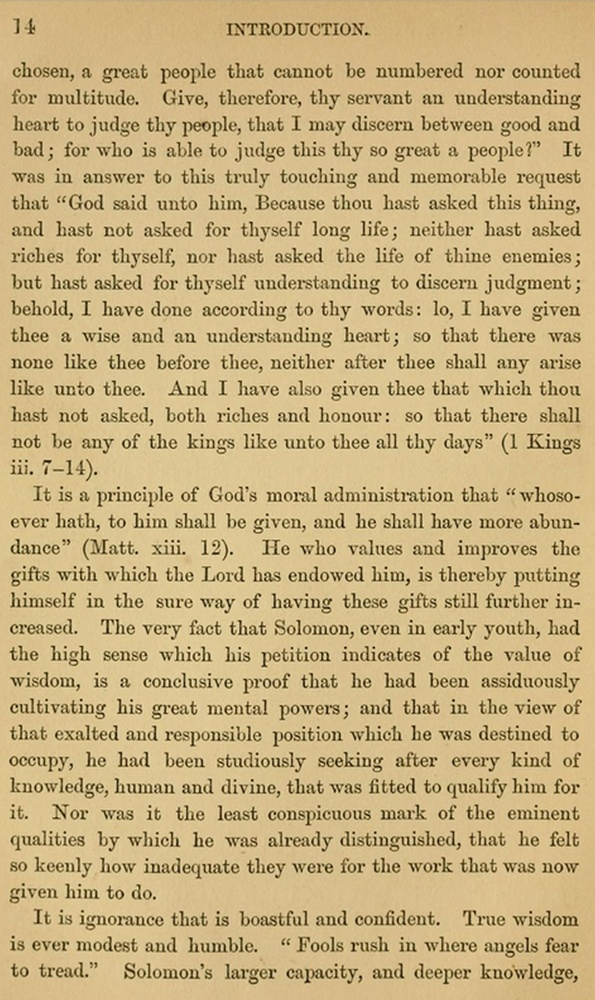
#> input picture 07.jpg, 595 x 1000 px, shrunk from 2360 x 3965 before the run
$ python restore.py
#> lines starting #> are read from the running program, lines starting #| are printed output that depends on the picture
import cv2
import numpy as np


def loadOrginal(path):
#> called with path = '07.jpg'
    try:
        print('Loading the image as np array')
        original = cv2.imread(path)
#> original is the input picture: shape (1000, 595, 3); mean B, G, R 128.5, 177.5, 200.3
        return original
    except Exception as e:
        print(f'Error occured: {e}')
        print('Caused by:', e)


def showImage(image_name, np_arr):
#> in applySharpening, `sharpened = cv2.filter2D(np_arr, -1, kernel=kernel)`:
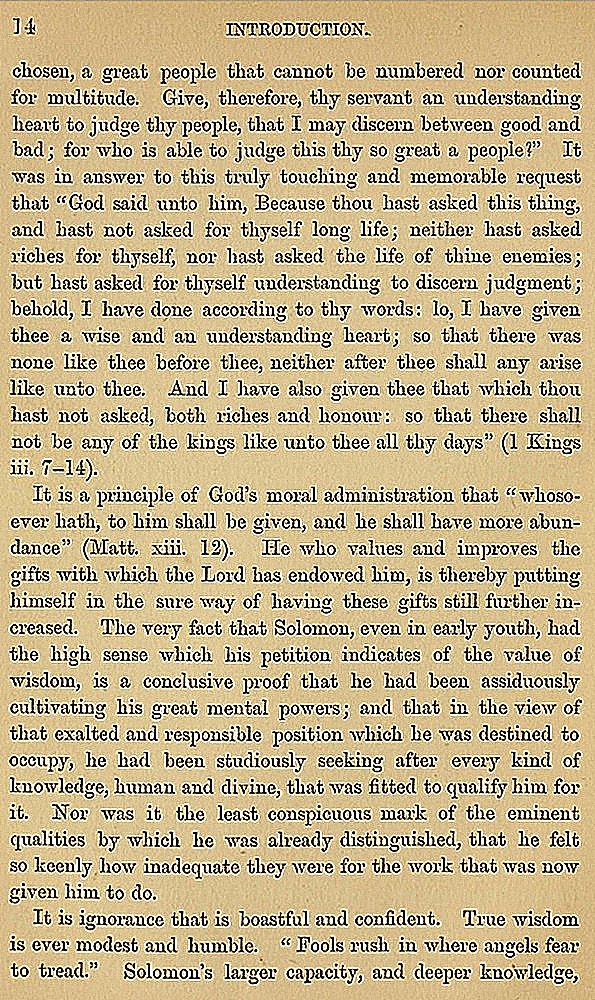
#> sharpened: shape (1000, 595, 3); mean B, G, R 140.6, 178.4, 195.6
    try:
        print(f'Displaying the image: {image_name}')
        cv2.imshow(image_name, np_arr)
    except Exception as e:
        print(f'Error occured: {e}')
        print('Caused by:', e)


def applyErosion(image_name, np_arr):
#> called with image_name = 'sharpened'
    kernel = np.ones((5, 5), np.uint8)
    try:
        print(f'Applying Erosion on {image_name}')
        restored = cv2.erode(np_arr, kernel=kernel, iterations=1)
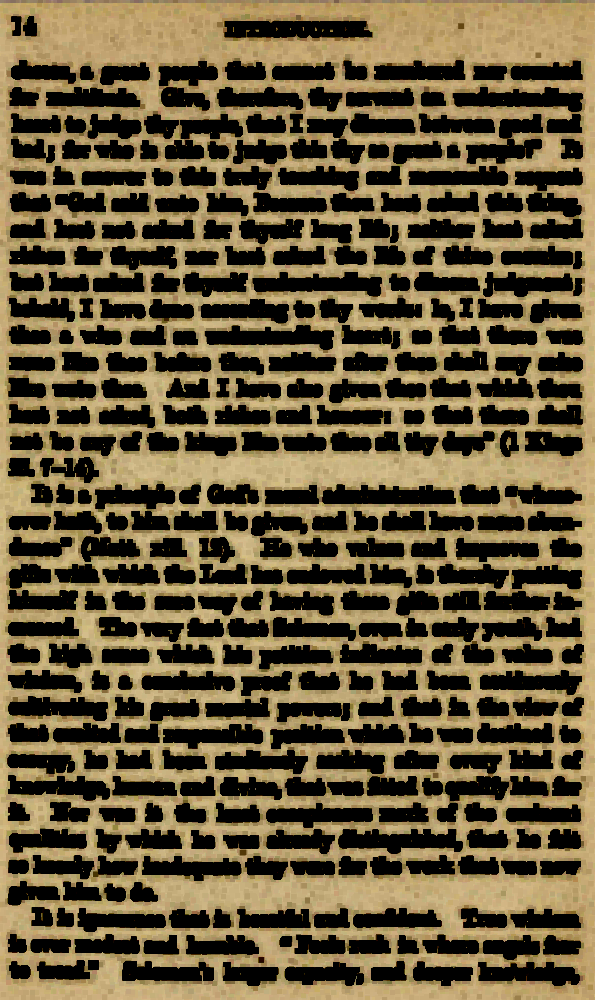
#> restored: shape (1000, 595, 3); mean B, G, R 60.5, 90.6, 104.7
        return restored
    except Exception as e:
        print(f'Error occured: {e}')
        print('Caused by:', e)


def applyDialation(image_name, np_arr):
#> called with image_name = 'erosed'
    kernel = np.ones((5, 5), np.uint8)
    try:
        print(f'Applying Dialation on {image_name}')
        restored = cv2.dilate(np_arr, kernel=kernel, iterations=1)
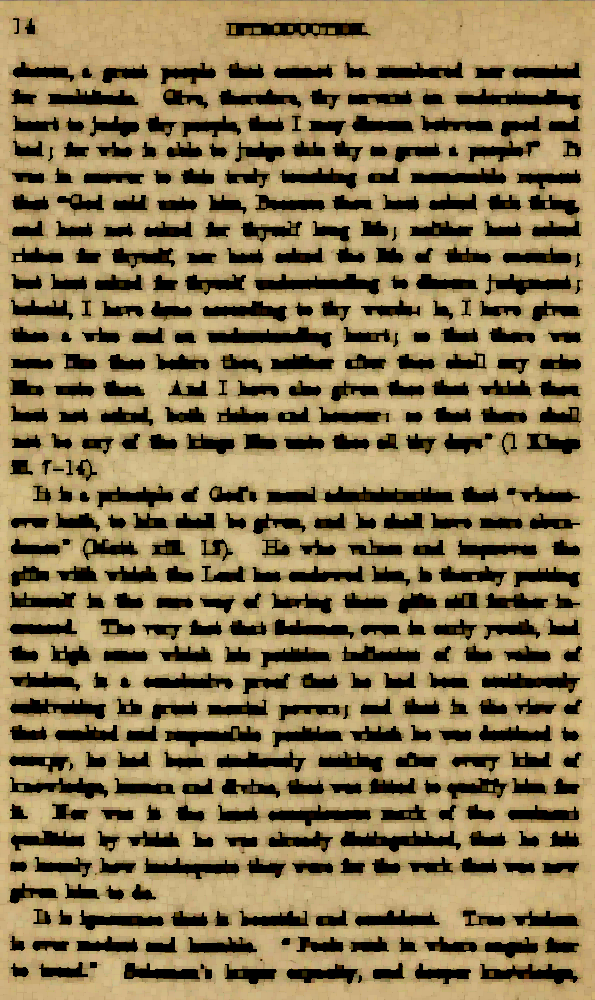
#> restored: shape (1000, 595, 3); mean B, G, R 86.2, 125.9, 144.6
        return restored
    except Exception as e:
        print(f'Error occured: {e}')
        print('Caused by:', e)


def applySharpening(image_name, np_arr):
    kernel = np.array([[-1, -1, -1],
                       [-1, 9, -1],
                       [-1, -1, -1]])
    try:
        print(f'Applying shapening on {image_name}')
        sharpened = cv2.filter2D(np_arr, -1, kernel=kernel)
        return sharpened
    except Exception as e:
        print(f'Error occured: {e}')
        print('Caused by:', e)


def wait_n_destroy(waitTime):
    try:
        finish = False
        if waitTime is None:
            print('Keyboard interruption opted')
            while not finish:
                if cv2.waitKey(1) == 13:
#> (key Esc is pressed here)
                    break
        else:
            print(f'Wait time {waitTime}ms opted')
            cv2.waitKey(waitTime)
    except Exception as e:
        print(f'Error occured: {e}')
        print('Caused by:', e)
    finally:
        print("Finally ran to remove all the lurking images")
        cv2.destroyAllWindows()


if __name__ == "__main__":
    path = "07.jpg"
    original = loadOrginal(path)
    showImage("original", original)
    sharpened = applySharpening("original", original)
    showImage("sharpened", sharpened)
    erosed = applyErosion('sharpened', sharpened)
    showImage("erosion", erosed)
    dialted = applyDialation("erosed", erosed)
    showImage("dialted", dialted)
    wait_n_destroy(None)

$ run again, with brazil.jpg copied over 07.jpg
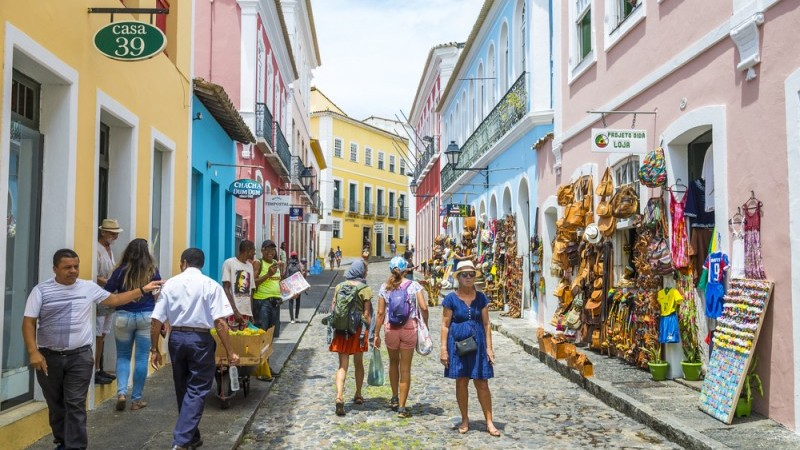
#> input picture brazil.jpg, 800 x 450 px
#> in loadOrginal, original is the input picture: shape (450, 800, 3); mean B, G, R 141.5, 149.6, 153.4
#> in applySharpening, `sharpened = cv2.filter2D(np_arr, -1, kernel=kernel)`:
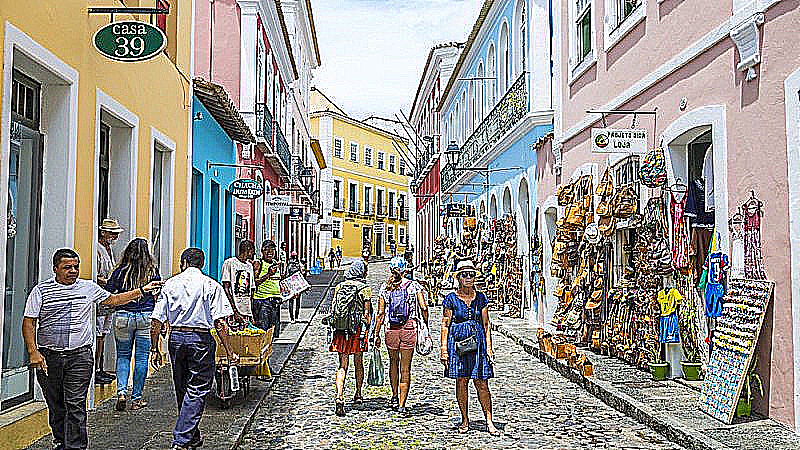
#> sharpened: shape (450, 800, 3); mean B, G, R 141.8, 147.9, 150.5
#> in applyDialation, `restored = cv2.dilate(np_arr, kernel=kernel, iterations=1)`:
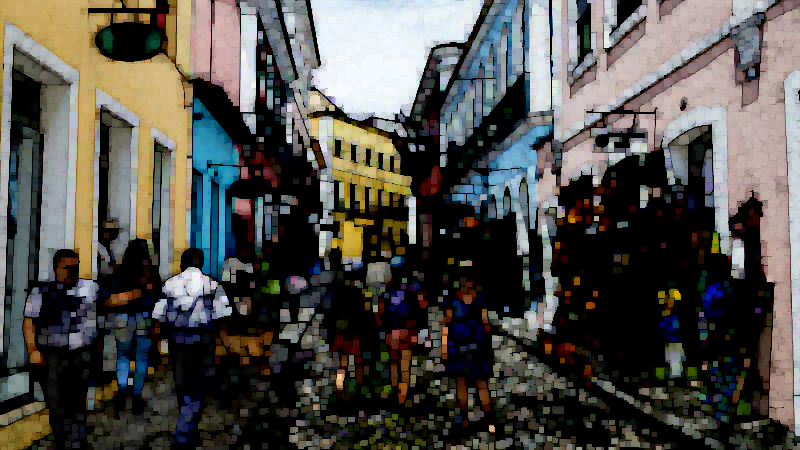
#> restored: shape (450, 800, 3); mean B, G, R 75.9, 80.9, 82.2
